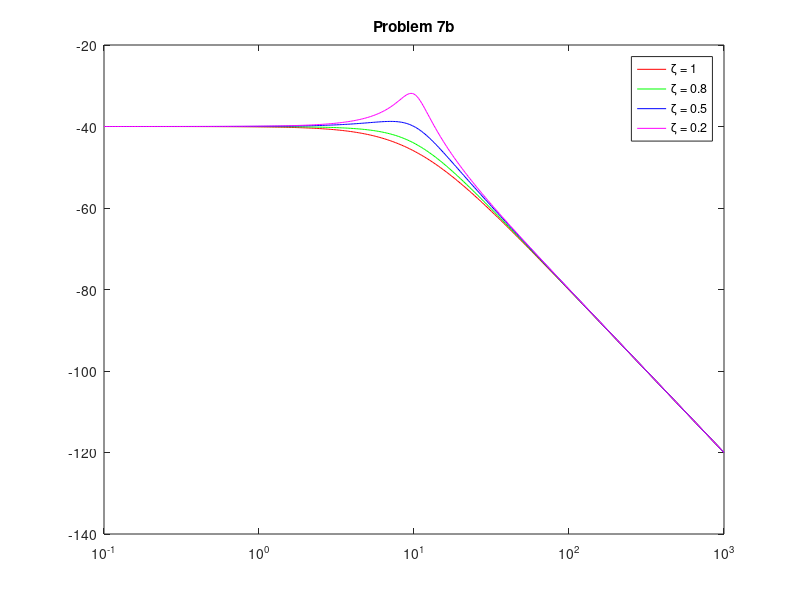
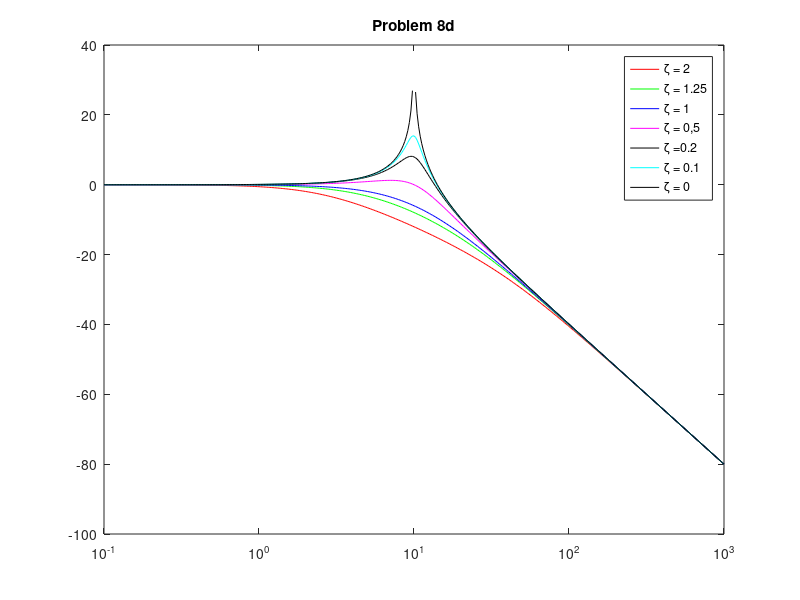

MATLAB code for these plots, in order: (Note: this script raises an error after producing the figures.)
%% Mikhail Grushko - BE110 - PSET 4


%% Cleanup

clearvars;
close all;
clc;


%% Problem 7b

j = sqrt(-1);
w = 10.^(-1 : 0.01 : 3);

w0 = 10;

zeta = [1, 0.8, 0.5, 0.2];

color = ['r', 'g', 'b', 'm'];

for i = 1 : 4
    H = 1./((j*w).^2+2*zeta(i)*w0*(j*w)+w0^2);
    Hdb=20*log10(abs(H));
    plot(w,Hdb,color(i)); 
    set(gca,'xscale','log')
    hold on;
end    
title('Problem 7b');
legend('\zeta = 1', '\zeta = 0.8', '\zeta = 0.5', '\zeta = 0.2');

%% Problem 8d

zeta = [2, 1.25, 1, 0.5, 0.2, 0.1, 0];
b = zeta*2*0.1*10;
j = sqrt(-1);
w = 10.^(-1 : 0.01 : 3);
color = ['r', 'g', 'b', 'm', 'k', 'c', 'k'];

figure;
for i = 1 : 7
    H=10./(0.1*(j*w).^2+b(i)*(j*w)+10);
    Hdb=20*log10(abs(H));
    plot(w,Hdb,color(i)); 
    set(gca,'xscale','log');
    hold on;
end     
title('Problem 8d');
legend('\zeta = 2', '\zeta = 1.25', '\zeta = 1', '\zeta = 0,5', '\zeta =0.2', '\zeta = 0.1' , '\zeta = 0');

%%
% What is going here is that as we decrease \zeta from 2 to 0, we get a
% higher and higher peak values, until eventually @ $\zeta = 0$, we get an
% infinitely large peak. This is due to the fact that the system's
% denominator $->0$ as $\zeta -> 0$

%% Problem 8e

j = sqrt(-1);
w = 10.^(-1 : 0.01 : 3);
zeta = [2, 1.25, 1, 0.5, 0.2, 0.1, 0];
K = 10;
w0 = 10;
color = ['r', 'g', 'b', 'm', 'k', 'c', 'k'];

for i = 1 : 7
    sys=tf(K, [1, 2*zeta(i)*w0, w0^2]);
    Y = stepinfo(sys)
end  

%% Problem 9

w = 10.^(-1 : 0.01 : 3);

figure;
subplot(2,3,1);  
H=1./(j*w/10+1); 
Hdb=20*log10(abs(H)); 
plot(w,Hdb,'r'); 
set(gca,'xscale','log')% define H & make the plot
xlabel('w_0')
ylabel('dB')

subplot(2,3,2); 
H=1./(j*w/10+1).^2; 
Hdb=20*log10(abs(H)); 
plot(w,Hdb,'g'); 
set(gca,'xscale','log')% define H & make the plot
xlabel('w_0')
ylabel('dB')

subplot(2,3,3); 
H=1./(j*w); 
Hdb=20*log10(abs(H)); 
plot(w,Hdb,'b'); 
set(gca,'xscale','log')% define H & make the plot
xlabel('w_0')
ylabel('dB')

subplot(2,3,4); 
H=((j*w)./10)+1; 
Hdb=20*log10(abs(H)); 
plot(w,Hdb,'k'); 
set(gca,'xscale','log')% define H & make the plot
xlabel('w_0')
ylabel('dB')

subplot(2,3,5); 
H=(j*w)./(((j*w./10) + 1).*((j*w./100) + 1)); 
Hdb=20*log10(abs(H)); 
plot(w,Hdb); 
set(gca,'xscale','log')% define H & make the plot
xlabel('w_0')
ylabel('dB')

subplot(2,3,6); 
H=(j*w)./(((j*w./50) + 1).*((j*w./200) + 1)); 
Hdb=20*log10(abs(H)); 
plot(w,Hdb,'m'); 
set(gca,'xscale','log')% define H & make the plot
xlabel('w_0')
ylabel('dB')


%% Problem 10a

figure; 
t=0:.01:10; 
x=sin(2*pi*t);
% define t with an initial sampling interval dt=0.01 and define x(t)to have
% period=1
for k=1:200 
% for loop that incrementally changes the sampling interval 
    is=1:k:length(t);  
    ts=t(is); 
    xs=x(is); 
    %set the new dt tok*dt&then plot the original x (blue) and the sampled x(red)
    subplot(211); 
    plot(t,x,'-b',ts, xs,'.r','markersize',16); 
    title(['T=1, dt=',num2str(k*0.01), ',  k=',num2str(k),'/200']);
    subplot(212); plot(t,x,'-b',ts, xs,'.-r','markersize',16); pause 
    % hit the SPACEBAR to advance to next plot
end
% this code flips thorough sampling rates.  The lower plots is the same as 
% the upperbut with the reddots connected

%%
% 10a:  As I am flipping through the sampling frequencies, I observe the
% effect known as aliasing. Aliasing is generally observed in the
% Discrete-Time Fourier Transform, where only a single fundamental sampling
% frequency $\omega _o$. At higher $\omega _o$ (significantly higher than
% period $T$), the DTFT does an accurate job of representing the original
% wave. However, at $\omega _o = 0.5T$, aliasing effect begins to occur,
% due to the fact that one cannot unambiguously interpret the samples,
% creating multiple signals that are aliases of each other (i.e. all of the
% aliases can produce the sampling obtained).

%% Problem 10b

figure; 
dt=0.01; 
t=0:dt:10; 
N=length(t); 
% define t with a sampling interval dt=0.001 
for k=1:200
% for loop that incrementally changes the frequency 
    x=cos(2*pi*k*t);  
	%set the new frequencytok
	subplot(211); 
	plot(t,x); 
	title(['dt=0.01, Sampling freq= 100,  Signal freq=',num2str(k),'/200']); 
	% plot x(t)
	X=fft(x); 
	X=X(1:round(N/2)); f=(0:round(N/2)-1)/(N*dt);
	% findthe DFT of x(t) thenremove the redundant freqs
	subplot(212); 
	plot(f,abs(X));% plot X(f)in the lowerplot
    [a, b] = max(X);
	f_actual(k)= k;
	f_detected(k)= f(b); %MODIFY THIS LINE
    pause;
	% pressthe SPACEBAR to advance to next frame(or hold it downto advance rapidlly)\
end

figure;
plot(f_actual, f_detected, '-b',f_actual, f_actual, '-r'); 
legend({'Actual Frequency','DetectedFrequency'})
title('10b')

%%
% This is another way of demonstrating the aliasing problem when doing the
% Discrete-Time Fourier Transform. However, this time we're exploring DTFTs
% at different signal $\omega _o$, but the same sampling frequency. What
% happens as we move towards higher signal frequencies, we see repeating
% frequencies, which is a sign of aliasing. The pattern also follows the
% Nyquist law, which states that a signal must be sampled at a rate greater
% twice as $\omega _o$.
